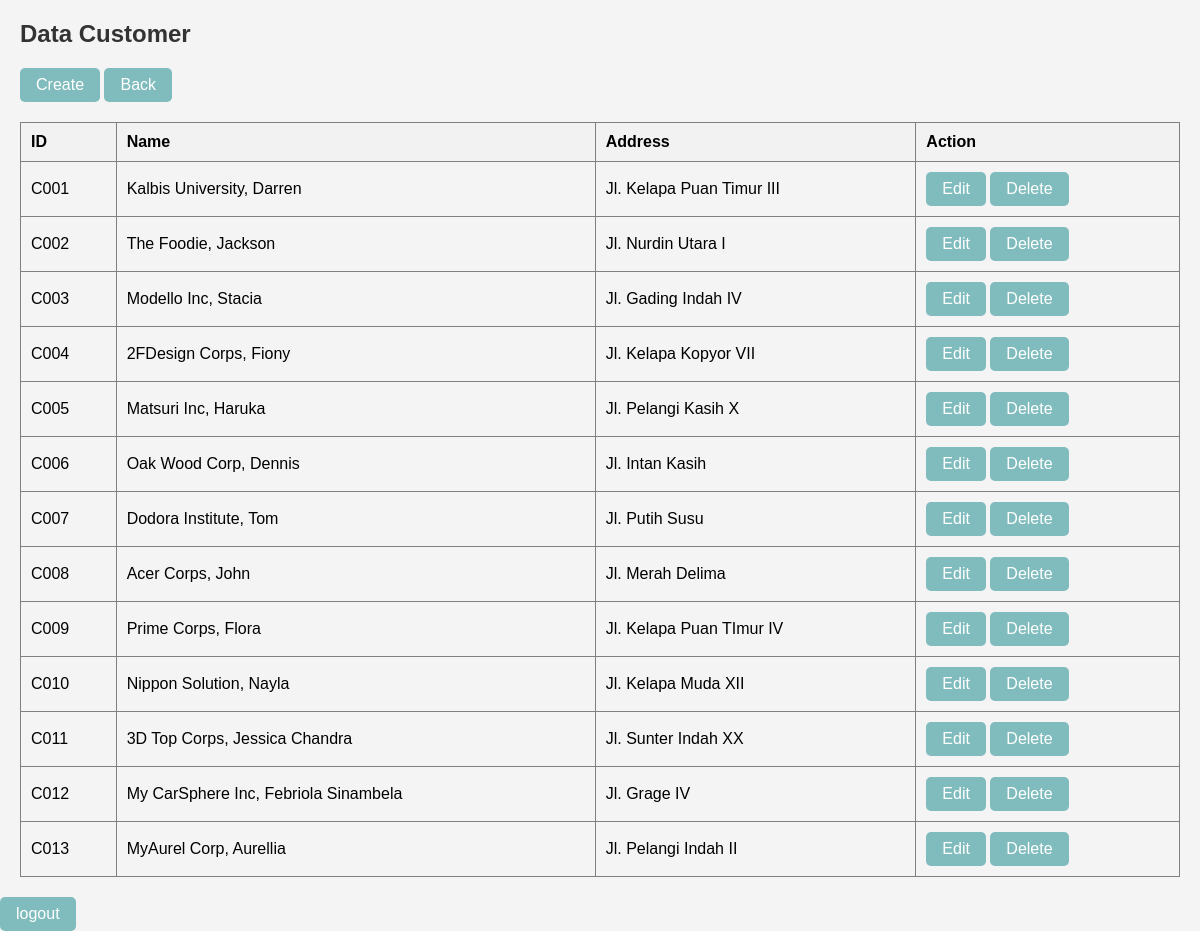
Page /tabel_customer/read.php (signed in) on the committed database.
### tables this page shows
CREATE TABLE `customer` (
  `id` char(4) NOT NULL,
  `name` varchar(50) DEFAULT NULL,
  `address` varchar(50) DEFAULT NULL
);

### tabel_customer/read.php (the view, shortened to what this page needs)
<?php
include "../config/koneksi.php";
?>
<!DOCTYPE html>
<html lang="en">
<head>
</head>
<body>
<div class="container">
    <h2>Data Customer</h2>
    <a href="http://localhost/crud_sales_darren/tabel_customer/create.php" class="button">Create</a>
    <a href="http://localhost/crud_sales_darren/index.php" class="button">Back</a>
    <table border='1'>
        <tr>
            <th>ID</th>
            <th>Name</th>
            <th>Address</th>
            <th>Action</th>
        </tr>
        <?php
        $query = "SELECT * FROM customer";
        $result = mysqli_query($koneksi, $query);
        if(!$result){
            echo "query gagal!";
        }
        else{
            while($row = mysqli_fetch_assoc($result)){
                echo "<tr>
                        <td>".$row['id']."</td>
                        <td>".$row['name']."</td>
                        <td>".$row['address']."</td>
                        <td>
                            <a href='http://localhost/crud_sales_darren/tabel_customer/update.php?id=".$row['id']."' class='button'>Edit</a>
                            <a href='http://localhost/crud_sales_darren/tabel_customer/delete.php?id=".$row['id']."' class='button'>Delete</a>
                        </td>
                      </tr>";
            }
        }
        ?>
    </table>
</div>
<a href= "http://localhost/crud_sales_darren/logout.php" class= "button">logout</a>
</body>
</html>

### tabel_customer/read.php (style rules this page uses)
* { box-sizing: border-box; }
body { font-family: Arial, sans-serif; background-color: #f4f4f4; margin: 0; padding: 0; }
.container { margin: 20px; }
h2 { color: #333; }
table { width: 100%; border-collapse: collapse; margin-top: 20px; }
th { background-color: #f2f2f2; }
th, td { padding: 10px; text-align: left; }
a.button { display: inline-block; padding: 8px 16px; text-decoration: none; background-color: #80BCBD; color: white; border-radius: 5px; cursor: pointer; }

### rows in the picture
customer: id "C001", name "Kalbis University, Darren", address "Jl. Kelapa Puan Timur III"
customer: id "C002", name "The Foodie, Jackson", address "Jl. Nurdin Utara I"
customer: id "C003", name "Modello Inc, Stacia", address "Jl. Gading Indah IV"
customer: id "C004", name "2FDesign Corps, Fiony", address "Jl. Kelapa Kopyor VII"
customer: id "C005", name "Matsuri Inc, Haruka", address "Jl. Pelangi Kasih X"
customer: id "C006", name "Oak Wood Corp, Dennis", address "Jl. Intan Kasih"
customer: id "C007", name "Dodora Institute, Tom", address "Jl. Putih Susu"
customer: id "C008", name "Acer Corps, John", address "Jl. Merah Delima"
customer: id "C009", name "Prime Corps, Flora", address "Jl. Kelapa Puan TImur IV"
customer: id "C010", name "Nippon Solution, Nayla", address "Jl. Kelapa Muda XII"
customer: id "C011", name "3D Top Corps, Jessica Chandra", address "Jl. Sunter Indah XX"
customer: id "C012", name "My CarSphere Inc, Febriola Sinambela", address "Jl. Grage IV"
customer: id "C013", name "MyAurel Corp, Aurellia", address "Jl. Pelangi Indah II"
